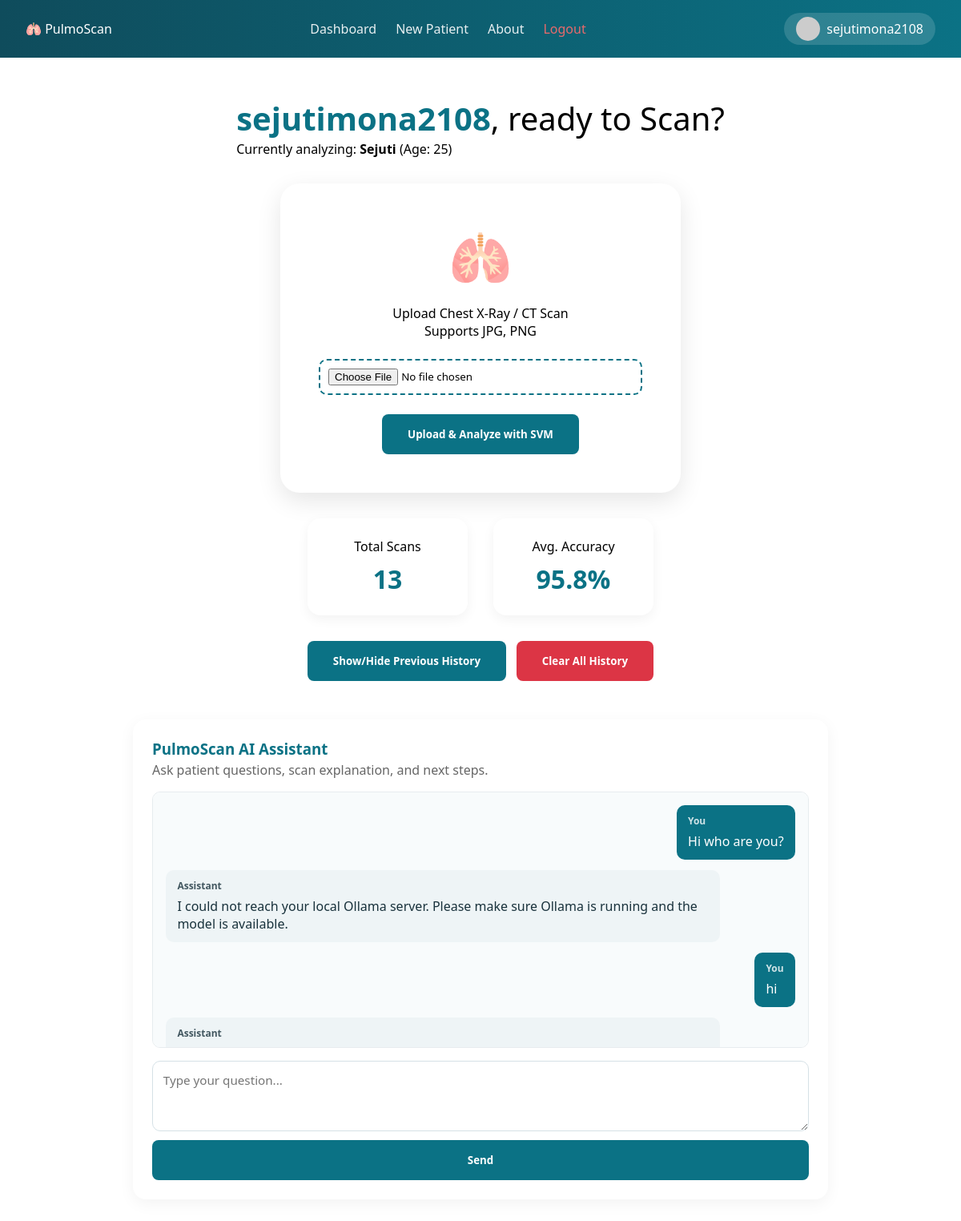
Screenshot of /dashboard/4 (signed in) with the database file from the repository.
### app.py (models this page shows)
class Patient(db.Model):
    id = db.Column(db.Integer, primary_key=True)
    name = db.Column(db.String(150), nullable=False)
    age = db.Column(db.Integer)
    sex = db.Column(db.String(10))
    phone = db.Column(db.String(20))
    user_id = db.Column(db.Integer, db.ForeignKey('user.id'), nullable=False)
    scans = db.relationship('Scan', backref='patient_ref', lazy=True)

class ChatMessage(db.Model):
    id = db.Column(db.Integer, primary_key=True)
    patient_id = db.Column(db.Integer, db.ForeignKey('patient.id'), nullable=False)
    user_id = db.Column(db.Integer, db.ForeignKey('user.id'), nullable=False)
    role = db.Column(db.String(20), nullable=False)  # "user" or "assistant"
    content = db.Column(db.Text, nullable=False)
    created_at = db.Column(db.DateTime, nullable=False, default=datetime.utcnow)

### app.py (the view, shortened to what this page needs)
@app.route("/dashboard/<int:patient_id>", methods=['GET', 'POST'])
def dashboard(patient_id):
    if 'user_id' not in session:
        return redirect(url_for('login'))
    patient = Patient.query.get_or_404(patient_id)
    if patient.user_id != session['user_id']:
        flash("You are not authorized to access this patient.", "error")
        return redirect(url_for('dashboard_redirect'))
    history = Scan.query.filter_by(patient_id=patient_id).order_by(Scan.id.desc()).all()
    chat_history = (
        ChatMessage.query
        .filter_by(patient_id=patient_id, user_id=session['user_id'])
        .order_by(ChatMessage.created_at.asc())
        .all()
    )
    avg_acc = db.session.query(func.avg(Scan.accuracy)).filter(Scan.patient_id == patient_id).scalar() or 0
    return render_template(
        "dashboard.html",
        patient=patient,
        history=history,
        chat_history=chat_history,
        user_name=session.get('user_email'),
        scan_count=len(history),
        avg_accuracy=round(avg_acc, 2)
    )

### templates/dashboard.html (shortened to what this page needs)
<!DOCTYPE html>
<html lang="en">
<head>
    <link rel="stylesheet" href="{{ url_for('static', filename='dashboard_style.css') }}">
</head>
<body>
    <div class="nav">
        <div class="logo">
            <span>🫁</span> PulmoScan
        </div>
        <div class="nav-links">
             <a href="{{ url_for('dashboard', patient_id=patient.id) }}">Dashboard</a>
             <a href="{{ url_for('patient_info') }}">New Patient</a>
             <a href="{{ url_for('about') }}">About</a>
             <a href="{{ url_for('logout') }}" style="color: #ff6b6b;">Logout</a>
        </div>
        <div class="tog">
            <div class="profile">
                <img src="https://i.pravatar.cc/100" alt="Profile">
                <span>{{ user_name.split('@')[0] if user_name else 'Doctor' }}</span>
            </div>
        </div>
    </div>
    <div class="hero">
        <div class="head">
            <p><span>{{ user_name.split('@')[0] if user_name else 'Doctor' }}</span>, ready to Scan?</p>
            <article>Currently analyzing: <strong>{{ patient.name }}</strong> (Age: {{ patient.age }})</article>
        </div>
        <div class="card">
            <div class="card-logo">🫁</div>
            <p>Upload Chest X-Ray / CT Scan</p>
            <span>Supports JPG, PNG</span>
            <form action="{{ url_for('dashboard', patient_id=patient.id) }}" method="POST" enctype="multipart/form-data">
                <input type="file" name="file" accept="image/*" required>
                <button type="submit">Upload & Analyze with SVM</button>
            </form>
        </div>
        <div class="stats">
            <div class="stat-card" id="one">
                Total Scans
                <h3>{{ scan_count }}</h3>
            </div>
            <div class="stat-card" id="two">
                Avg. Accuracy
                <h3>{{ avg_accuracy }}%</h3>
            </div>
        </div>
        <div class="history-toggle-container">
            <button id="toggleHistory" class="toggle-btn">Show/Hide Previous History</button>
            <form id="clearHistoryForm" action="{{ url_for('clear_history', patient_id=patient.id) }}" method="POST">
                <button type="submit" class="danger-btn">Clear All History</button>
            </form>
        </div>
        <div class="chat-box">
            <div class="chat-head">
                <h3>PulmoScan AI Assistant</h3>
                <p>Ask patient questions, scan explanation, and next steps.</p>
            </div>
            <div id="chatMessages" class="chat-messages">
                {% if chat_history %}
                    {% for msg in chat_history %}
                        <div class="msg {{ 'user-msg' if msg.role == 'user' else 'bot-msg' }}">
                            <div class="msg-role">{{ 'You' if msg.role == 'user' else 'Assistant' }}</div>
                            <div class="msg-content">{{ msg.content }}</div>
                        </div>
                    {% endfor %}
                {% else %}
                    <div class="msg bot-msg">
                        <div class="msg-role">Assistant</div>
                        <div class="msg-content">Hi, I am ready to help explain results and answer patient-friendly questions.</div>
                    </div>
                {% endif %}
            </div>
            <form id="chatForm" class="chat-form">
                <textarea id="chatInput" rows="3" placeholder="Type your question..." required></textarea>
                <button type="submit" id="sendBtn">Send</button>
            </form>
        </div>
    </div>
</body>
</html>

### static/dashboard_style.css (style rules this page uses)
* { margin: 0; padding: 0; box-sizing: border-box; font-family: 'Segoe UI', sans-serif; }
.nav { display: flex; padding: 1rem 2rem; background: linear-gradient(90deg, #0f4c5c, #0b7285); justify-content: space-between; align-items: center; color: white; }
.nav-links { display: none; gap: 1.5rem; }
.nav-links a { text-decoration: none; color: white; opacity: 0.9; transition: 0.3s; }
@media screen and (min-width: 800px) { .nav-links { display: flex; } }
.profile { display: flex; align-items: center; gap: 0.5rem; background: rgba(255, 255, 255, 0.15); padding: 5px 15px; border-radius: 2rem; }
.profile img { width: 30px; height: 30px; border-radius: 50%; }
.hero { max-width: 900px; margin: 0 auto; padding: 3rem 1rem; display: flex; flex-direction: column; align-items: center; gap: 2rem; }
.head p { font-size: 2.5rem; }
.head span { color: #0b7285; font-weight: bold; }
.card { background: white; width: 100%; max-width: 500px; padding: 3rem; border-radius: 1.5rem; box-shadow: 0 10px 30px rgba(0,0,0,0.1); text-align: center; transition: 0.3s; }
.card-logo { font-size: 4rem; margin-bottom: 1rem; }
input[type="file"] { margin: 1.5rem 0; padding: 10px; border: 2px dashed #0b7285; border-radius: 10px; width: 100%; }
button { background: #0b7285; color: white; border: none; padding: 1rem 2rem; border-radius: 8px; font-weight: bold; cursor: pointer; transition: 0.3s; }
.stats { display: flex; gap: 2rem; width: 100%; justify-content: center; flex-wrap: wrap; }
.stat-card { background: white; padding: 1.5rem; border-radius: 1rem; box-shadow: 0 5px 15px rgba(0,0,0,0.05); width: 200px; text-align: center; }
.stat-card h3 { font-size: 2rem; color: #0b7285; margin-top: 0.5rem; }
.history-toggle-container { width: 100%; display: flex; justify-content: center; gap: 0.8rem; flex-wrap: wrap; }
.danger-btn { background: #dc3545; }
.chat-box { width: 100%; background: white; border-radius: 1rem; padding: 1.5rem; margin-top: 1rem; box-shadow: 0 5px 20px rgba(0,0,0,0.05); }
.chat-head h3 { color: #0b7285; margin-bottom: 0.2rem; }
.chat-head p { color: #666; margin-bottom: 1rem; }
.chat-messages { height: 320px; overflow-y: auto; border: 1px solid #e7ecef; border-radius: 10px; padding: 1rem; background: #f8fbfc; display: flex; flex-direction: column; gap: 0.8rem; }
.msg { max-width: 88%; padding: 0.75rem 0.9rem; border-radius: 10px; line-height: 1.4; }
.user-msg { align-self: flex-end; background: #0b7285; color: white; }
.bot-msg { align-self: flex-start; background: #eef4f6; color: #19323c; }
.msg-role { font-size: 0.75rem; opacity: 0.8; margin-bottom: 0.3rem; font-weight: 600; }
.chat-form { margin-top: 1rem; display: flex; flex-direction: column; gap: 0.7rem; }
.chat-form textarea { width: 100%; resize: vertical; min-height: 70px; border: 1px solid #d5e1e6; border-radius: 10px; padding: 0.8rem; font-size: 0.95rem; }

### rows the page displays
Patient: name "Sejuti", age "25"
ChatMessage: role "You", content "Hi who are you?"
ChatMessage: role "Assistant", content "I could not reach your local Ollama server. Please make sure Ollama is running and the model is available."
ChatMessage: role "You", content "hi"
ChatMessage: role "Assistant"

### other values shown
{{ user_name.split('@')[0] if user_name else 'Doctor' }} "sejutimona2108"
{{ scan_count }} "13"
{{ avg_accuracy }} "95.8"
